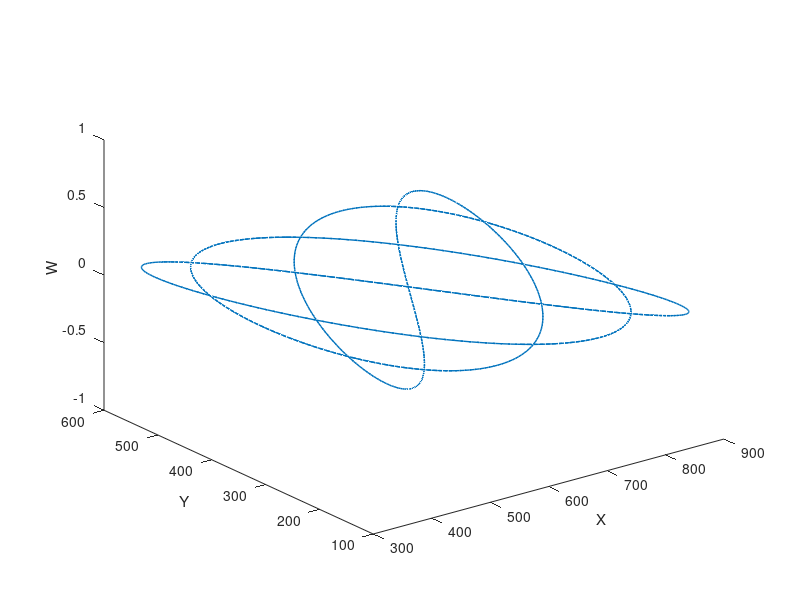

Recreate this plot in MATLAB. (Note: this script raises an error after producing the figure.)
%% desired path: projected trefoil knot
h = figure; set(gcf,'color','w'); grid on;
th = 0: 0.01: 4*pi;
gain=1; nx=3; ny=4; nz=7; betax=0.1; betay=0.7; betaz=0;
x = 250*cos(gain*nx*th+betax)+600;
y = 250*cos(gain*ny*th+betay)+350;
plot3(x, y, 0*ones(1, length(x)), 'LineWidth', 1)
xlabel('X'); ylabel('Y'); zlabel('W')
hold on;  
 
%%% plot the traj
pz = zeros(size(px));
L = 30;
range=1:3607000;

%%% the trajecotry
plot3(px(range), py(range), pz(range), 'm', 'LineWidth', 2);

%%% the direction
index = 1; 
point=[px(index); py(index); pz(index)];
vel = [cos(theta(index)); sin(theta(index)); 0];
p = cal_tri_pts(point, vel, L);
line_pts = [p(:,3), p(:,1), p(:,2), p(:,3), p(:,4), p(:,1)];
line(line_pts(1,:), line_pts(2,:), line_pts(3,:), 'LineWidth', 2);

index = 170000; 
point=[px(index); py(index); pz(index)];
vel = [cos(theta(index)); sin(theta(index)); 0];
p = cal_tri_pts(point, vel, L);
line_pts = [p(:,3), p(:,1), p(:,2), p(:,3), p(:,4), p(:,1)];
line(line_pts(1,:), line_pts(2,:), line_pts(3,:), 'LineWidth', 2);

index = 370000; 
point=[px(index); py(index); pz(index)];
vel = [cos(theta(index)); sin(theta(index)); 0];
p = cal_tri_pts(point, vel, L);
line_pts = [p(:,3), p(:,1), p(:,2), p(:,3), p(:,4), p(:,1)];
line(line_pts(1,:), line_pts(2,:), line_pts(3,:), 'LineWidth', 2);

index = 590554;
point=[px(index); py(index); pz(index)];
vel = [cos(theta(index)); sin(theta(index)); 0];
p = cal_tri_pts(point, vel, L);
line_pts = [p(:,3), p(:,1), p(:,2), p(:,3), p(:,4), p(:,1)];
line(line_pts(1,:), line_pts(2,:), line_pts(3,:), 'LineWidth', 2);

index = 1085206;
point=[px(index); py(index); pz(index)];
vel = [cos(theta(index)); sin(theta(index)); 0];
p = cal_tri_pts(point, vel, L);
line_pts = [p(:,3), p(:,1), p(:,2), p(:,3), p(:,4), p(:,1)];
line(line_pts(1,:), line_pts(2,:), line_pts(3,:), 'LineWidth', 2);

index = 2245206;
point=[px(index); py(index); pz(index)];
vel = [cos(theta(index)); sin(theta(index)); 0];
p = cal_tri_pts(point, vel, L);
line_pts = [p(:,3), p(:,1), p(:,2), p(:,3), p(:,4), p(:,1)];
line(line_pts(1,:), line_pts(2,:), line_pts(3,:), 'LineWidth', 2);

index = 3285206;
point=[px(index); py(index); pz(index)];
vel = [cos(theta(index)); sin(theta(index)); 0];
p = cal_tri_pts(point, vel, L);
line_pts = [p(:,3), p(:,1), p(:,2), p(:,3), p(:,4), p(:,1)];
line(line_pts(1,:), line_pts(2,:), line_pts(3,:), 'LineWidth', 2);

hold on;
plot3(xd(1), yd(1), 0, 'Marker', '.', 'MarkerSize', 30, 'Color', 'red')
plot3(xd(20000), yd(20000), 0, 'Marker', '.', 'MarkerSize', 30, 'Color', 'red')
plot3(xd(300000), yd(300000), 0, 'Marker', '.', 'MarkerSize', 30, 'Color', 'red')

view(0,90); axis equal;
hold off;

%% plot the error
figure; hold on; grid off; set(gcf,'color','w')
range=1:length(e.Time);
time=e.Time(range); e1=e.Data((range),1); e2=e.Data((range),2); e_norm=sqrt(e1.^2+e2.^2);
plot(time, e1,'LineStyle', '-.','LineWidth', 2);
plot(time, e2,'LineStyle', ':','LineWidth', 2);
plot(time, e_norm,'LineStyle', '-','LineWidth', 2);
legend('e_1','e_2','||e||');
% title('path error')
xlabel('time (s)')
hold off;


%%
function p = cal_tri_pts(p1, v, L)
% input:    p1 -- the midpoint of one edge of a triangle; COLUMN vector
%           v  -- a velocity vector; pointing from p1 to a vertex; COLUMN vector
%           L  -- edge length of the triangle
% output:   p = [p1, p2, p3, p4] contaning the verteces of the triangle
%           p2, p3 and p4 (COLUMN vectors); p1 is the same as the input;
%
%                          p3
%                          *                     
%                         /|\
%                        / | \
%                       /  |  \
%                      /___|___\ 
%                     p4   p1   p2
%
    p3=p1+0.866*L*v/norm(v);
    solx = v(2)*(1/(v(1)^2 + v(2)^2))^(1/2);
    soly = -v(1)*(1/(v(1)^2 + v(2)^2))^(1/2);
    vv=double([solx;soly;0]);
    p2=p1+0.5*L*vv;
    p4=p1-0.5*L*vv;
    p=[p1, p2, p3, p4];
end